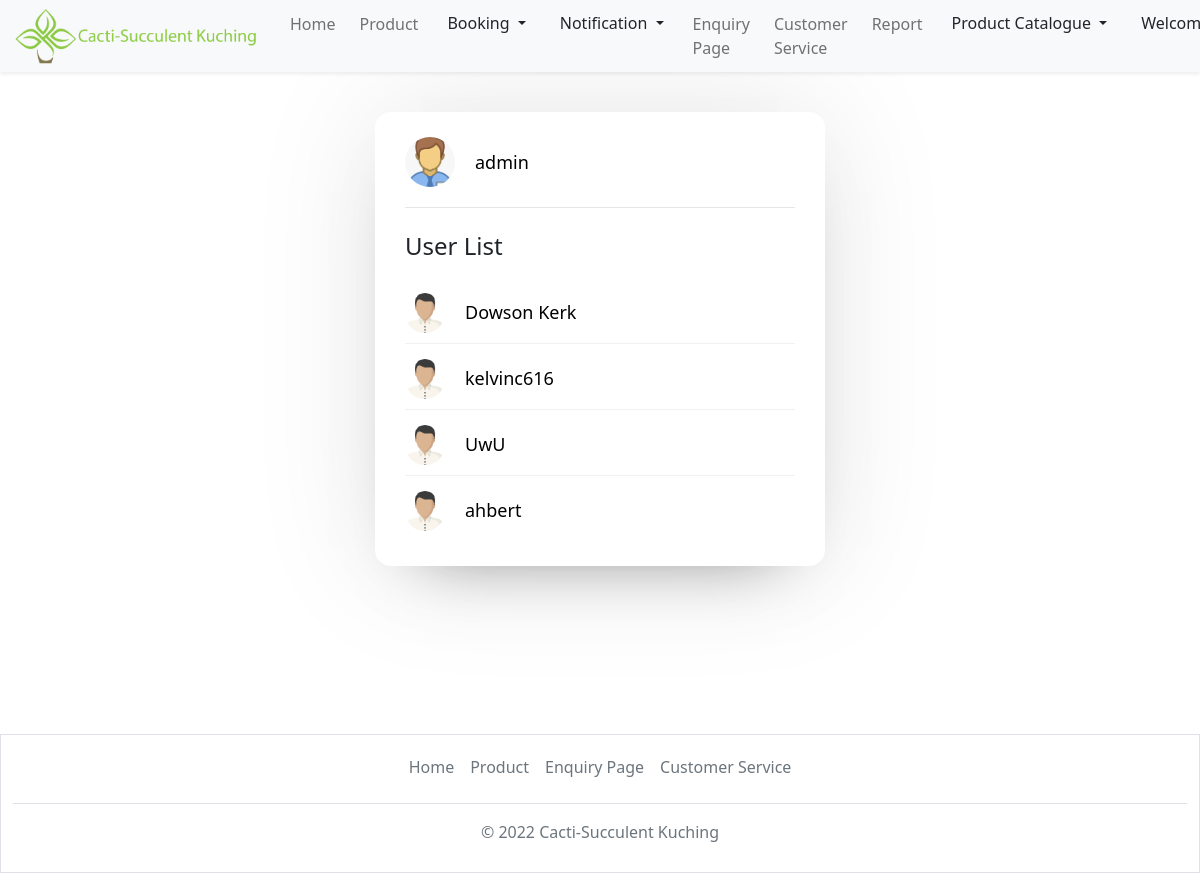
The app's page /admin/admincustomerservice.php (signed in) with its own data.
### tables this page shows
CREATE TABLE `users` (
  `id` int(100) NOT NULL,
  `username` varchar(100) NOT NULL,
  `full_name` varchar(100) DEFAULT NULL,
  `birthday` date DEFAULT NULL,
  `contact_number` varchar(100) DEFAULT NULL,
  `email` varchar(100) NOT NULL,
  `user_type` varchar(100) NOT NULL,
  `password` varchar(100) NOT NULL
);

### admin/admincustomerservice.php (the view, shortened to what this page needs)
<?php
include('../Account.php');
?>
<!doctype html>
<html lang="en">
    <head>
        <link rel="stylesheet" href="../styles\homepage.css">
        <link rel="stylesheet" href="../styles\chat.css">
        <link href="https://cdn.jsdelivr.net/npm/bootstrap@5.2.2/dist/css/bootstrap.min.css" rel="stylesheet">
        <link rel="stylesheet" href="https://cdnjs.cloudflare.com/ajax/libs/font-awesome/5.15.2/css/all.min.css"/>
    </head>
<body>
<nav class="navbar navbar-expand-lg">
    <div class="container-fluid fixed-top shadow-sm bg-light">
        <a class="navbar-brand" href="admin.php">
            <img src="..\images\logo.png" alt="logo" style="width:250px;" class="rounded-pill">
        </a>
        <div class="collapse navbar-collapse justify-content-end" id="collapsibleNavbar">
            <ul class="navbar-nav">
                <li class="nav-item p-1">
                    <a class="nav-link" href="admin.php">Home</a>
                </li>
                <li class="nav-item p-1">
                    <a class="nav-link" href="#">Product</a>
                </li>
                <li class="nav-item p-1">
                    <div class="dropdown">
                        <button class="btn dropdown-toggle" type="button" data-bs-toggle="dropdown" aria-expanded="false">
                             Booking
                        </button>
                    </div>
                </li>
                <li class="nav-item p-1">
                    <div class="dropdown">
                        <button class="btn dropdown-toggle" type="button" data-bs-toggle="dropdown" data-bs-auto-close="false" aria-expanded="false">
                             Notification
                        </button>
                                <?php
                                    $sql = "SELECT * FROM tblbookingslot ORDER BY bookingSlotTimeNotif DESC";
                                    $res = mysqli_query($con, $sql);
                                    if (mysqli_num_rows($res) > 0){
                                        while ($row = mysqli_fetch_assoc($res)){
                                    ?>
                                    <li><button class="dropdown-item border" type="button">
                                    <small><i><?php echo $row["bookingSlotTimeNotif"] ?></i></small><br>
                                    <?php echo "Reminder"; ?><br>
                                    <?php echo "Appointment at "; ?><?php echo $row["bookingSlotTime"]; ?><?php echo " in slot " ?>
                                    <?php echo $row["bookingSlotId"]; ?>
                                    </li></button>
                                <?php }
                                }?>
                                <?php
                                    $sql = "SELECT * FROM tblbookedslot ORDER BY create_on DESC LIMIT 5";
                                    $res = mysqli_query($con, $sql);
                                    if (mysqli_num_rows($res) > 0){
                                        while ($row = mysqli_fetch_assoc($res)){
                                    ?>
                                    <li><button class="dropdown-item border" type="button">
                                    <small><i><?php echo $row["create_on"]; ?></i></small><br>
                                    <?php echo $row["bookingSlotId"]; ?><br> <?php echo "booked by ID "; ?>
                                    <?php echo $row["bookedBy"]; ?>
                                    </li></button>
                                <?php }
                                }?>
                                <?php
                                    $sql = "SELECT * FROM tbldeleted ORDER BY create_on DESC LIMIT 5";
                                    $res = mysqli_query($con, $sql);
                                    if (mysqli_num_rows($res) > 0){
                                        while ($row = mysqli_fetch_assoc($res)){
                                    ?>
                                    <li><button class="dropdown-item border" type="button">
                                    <small><i><?php echo $row["create_on"] ?></i></small><br>
                                    <?php echo "Booking Canceled"; ?><br>
                                    <?php echo "Appointment at "; ?><?php echo $row["bookedSlotId"]; ?> <?php echo "has been cancelled."; ?><br>
                                    </li></button>
                                <?php }
                                }else echo "<li><button class="."dropdown-item border"." type="."button".">No Canceled Appoinment</li>"; ?>
                    </div>
                </li>
                <li class="nav-item p-1">
                    <a class="nav-link" href="enquiryManage.php">Enquiry Page</a>
                </li>
                <li class="nav-item p-1">
                    <a class="nav-link" href="admincustomerservice.php">Customer Service</a>
                </li>
                <li class="nav-item p-1">
                    <a class="nav-link" href="#">Report</a>
                </li>
                <li class="nav-item p-1">
                    <div class="dropdown">
                        <button class="btn dropdown-toggle" type="button" data-bs-toggle="dropdown" aria-expanded="false">
                             Product Catalogue
                        </button>
                    </div>
                </li>
                <li class="nav-item p-1">
                    <div class="dropdown">
                        <button class="btn dropdown-toggle" type="button" data-bs-toggle="dropdown" aria-expanded="false">
                             Welcome Back, <?php echo $_SESSION['user']['username']; ?>!
                        </button>
                    </div>
                </li>
            </ul>
        </div>
    </div>
</nav>
<br></br><br></br>
<div class="col-12 ">
    <div class="wrapper mx-auto">
        <section class="users">
        <header>
            <div class="content">
            <?php
                $sql = mysqli_query($con, "SELECT * FROM users WHERE id = {$_SESSION['user']['id']}");
                if(mysqli_num_rows($sql) > 0){
                $row = mysqli_fetch_assoc($sql);
                }
            ?>
            <img src="../images/admin.png" alt="">
            <div class="details">
                <span><?php echo $row['username'] ?></span>
            </div>
            </div>
        </header>
        <br>
        <h4 class="text header">User List</h4>
        <br>
        <div class="users-list">
                <?php
                $query = "SELECT * FROM users WHERE id != {$_SESSION['user']['id']}";
                $query_run = mysqli_query($con, $query);
                if(mysqli_num_rows($query_run) > 0)
                {
                foreach($query_run as $list)
                {
                ?>
                <a class="text-decoration-none" href="adminchat.php?user_id=<?php echo $list['id'] ?>">
                    <div class="content">
                    <img src="../images/users.png" alt="">
                        <div class="details">
                            <span><?php echo $list['username'] ?></span>
                        </div>
                    </div>
                </a>
                <?php
                    }
                }
            ?>
        </div>
        </section>
    </div>
</div>
<br></br><br></br>
<br></br><br>
<div class="container-fluid border foot">
  <footer class="py-1 my-2">
    <ul class="nav justify-content-center border-bottom pb-3 mb-3">
      <li class="nav-item"><a href="home.php" class="nav-link px-2 text-muted">Home</a></li>
      <li class="nav-item"><a href="#" class="nav-link px-2 text-muted">Product</a></li>
      <li class="nav-item"><a href="#" class="nav-link px-2 text-muted">Enquiry Page</a></li>
      <li class="nav-item"><a href="#" class="nav-link px-2 text-muted">Customer Service</a></li>
    </ul>
    <p class="text-center text-muted">© 2022 Cacti-Succulent Kuching</p>
  </footer>
</div>
</body>
</html>

### styles/chat.css (style rules this page uses)
.wrapper { background: #fff; max-width: 450px; width: 100%; border-radius: 16px; box-shadow: 0 0 128px 0 rgba(0,0,0,0.1), 0 32px 64px -48px rgba(0,0,0,0.5); }
.users { padding: 25px 30px; }
.users header, .users-list a { display: flex; align-items: center; padding-bottom: 20px; border-bottom: 1px solid #e6e6e6; justify-content: space-between; }
.wrapper img { object-fit: cover; border-radius: 50%; }
.users header img { height: 50px; width: 50px; }
:is(.users, .users-list) .content { display: flex; align-items: center; }
:is(.users, .users-list) .content .details { color: #000; margin-left: 20px; }
:is(.users, .users-list) .details span { font-size: 18px; font-weight: 500; }
.users-list { max-height: 350px; overflow-y: auto; }
:is(.users-list, .chat-box)::-webkit-scrollbar { width: 0px; }
.users-list a { padding-bottom: 10px; margin-bottom: 15px; padding-right: 15px; border-bottom-color: #f1f1f1; }
.users-list a:last-child { margin-bottom: 0px; border-bottom: none; }
.users-list a img { height: 40px; width: 40px; }

### records on screen
users: username "admin"
users: username "Dowson Kerk"
users: username "kelvinc616"
users: username "UwU"
users: username "ahbert"
